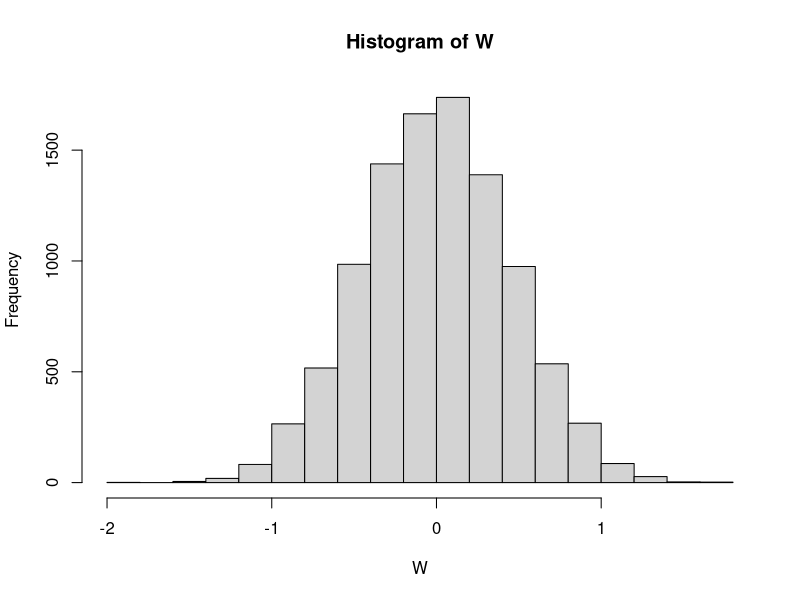

The R source for this figure: (Note: this script raises an error after producing the figure.)
## ---- chunk 1
knitr::opts_chunk$set(echo = TRUE, messages=TRUE, error=TRUE)
## ---- chunk 2

W <- replicate(10000, mean(rnorm(10, mean = 0, sd = 1)) - mean(rnorm(10, mean = 0, sd = 1)))

hist(W)

sort(W)[9500]

sort(W)[2500]

## ---- chunk 3

#real
a<-c(.5, 1, 1.5, 2, 2.5)


# probability
pt(c(0.005, 0.01, 0.015, 0.02, 0.025),df=9)


# sim 
b <- replicate(10000,t.test(rnorm(10, 0, 1),mu=0)$statistic)

#real sim - sim sim
L <- a - b

#simulation repeated fewer times
c <- replicate(100,t.test(rnorm(10, 0, 1),mu=0)$statistic)
j <- a - b

#simulation repeated more times
c <- replicate(100000,t.test(rnorm(10, 0, 1),mu=0)$statistic)
s <- a - b


## ---- chunk 4

D <- rnorm(10,0,1)
E <- rnorm(10,0,1)
cor(D,E)

P <- replicate(10000,cor(rnorm(10,0,1),rnorm(10,0,1)))
P
sort(abs(P))[9500]


# sample-size is increased to 100
for (i in 1:10000) {
  P <- 0
    P[i] <- cor(rnorm(100,0,1),rnorm(100,0,1))
}
P
sort(abs(P))[9500]


## ---- chunk 5

A <- c(1,2,3,4)
B <- c(3,4,5,6)
C <- c(5,6,7,8)

S <- rep(c("A","B","C"), each=4)
G <- c(A,B,C)
J <- data.frame(S,G)
J

summary(aov(G ~ S,J))

## ---- chunk 6

F_Sim <- function(){
H <- rnorm(4,0,1)
I <- rnorm(4,0,1)
E <- rnorm(4,0,1)

P <- rep(c("H","I","E"), each=4)
U <- c(H,I,E)
V <- data.frame(P,U)
R <- summary(aov(U ~ P,V))
return(R[[1]]$'F-Value'[1])
}

replicate(10000,F_Sim())

sort(replicate(10000,F_Sim()))[9500]

qt(.95,2,9)

